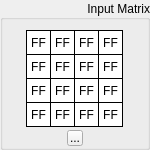
   <widget class="QGroupBox" name="groupInput">
    <property name="geometry">
     <rect>
      <x>20</x>
      <y>20</y>
      <width>150</width>
      <height>150</height>
     </rect>
    </property>
    <property name="sizePolicy">
     <sizepolicy hsizetype="Fixed" vsizetype="Fixed">
      <horstretch>0</horstretch>
      <verstretch>0</verstretch>
     </sizepolicy>
    </property>
    <property name="styleSheet">
     <string notr="true"/>
    </property>
    <property name="title">
     <string>Input Matrix</string>
    </property>
    <property name="alignment">
     <set>Qt::AlignRight|Qt::AlignTrailing|Qt::AlignVCenter</set>
    </property>
    <widget class="QLabel" name="inputByte15">
     <property name="enabled">
      <bool>true</bool>
     </property>
     <property name="geometry">
      <rect>
       <x>98</x>
       <y>102</y>
       <width>25</width>
       <height>25</height>
      </rect>
     </property>
     <property name="sizePolicy">
      <sizepolicy hsizetype="Fixed" vsizetype="Fixed">
       <horstretch>0</horstretch>
       <verstretch>0</verstretch>
      </sizepolicy>
     </property>
     <property name="font">
      <font>
       <kerning>true</kerning>
      </font>
     </property>
     <property name="layoutDirection">
      <enum>Qt::LeftToRight</enum>
     </property>
     <property name="styleSheet">
      <string notr="true">QLabel {
	 border-width: 1px;
     border-style: solid;
     border-color: black; 
     background-color: white;
}</string>
     </property>
     <property name="text">
      <string>FF</string>
     </property>
     <property name="alignment">
      <set>Qt::AlignCenter</set>
     </property>
    </widget>
    <widget class="QLabel" name="inputByte13">
     <property name="enabled">
      <bool>true</bool>
     </property>
     <property name="geometry">
      <rect>
       <x>98</x>
       <y>54</y>
       <width>25</width>
       <height>25</height>
      </rect>
     </property>
     <property name="sizePolicy">
      <sizepolicy hsizetype="Fixed" vsizetype="Fixed">
       <horstretch>0</horstretch>
       <verstretch>0</verstretch>
      </sizepolicy>
     </property>
     <property name="font">
      <font>
       <kerning>true</kerning>
      </font>
     </property>
     <property name="layoutDirection">
      <enum>Qt::LeftToRight</enum>
     </property>
     <property name="styleSheet">
      <string notr="true">QLabel {
	 border-width: 1px;
     border-style: solid;
     border-color: black; 
     background-color: white;
}</string>
     </property>
     <property name="text">
      <string>FF</string>
     </property>
     <property name="alignment">
      <set>Qt::AlignCenter</set>
     </property>
    </widget>
    <widget class="QLabel" name="inputByte14">
     <property name="enabled">
      <bool>true</bool>
     </property>
     <property name="geometry">
      <rect>
       <x>98</x>
       <y>78</y>
       <width>25</width>
       <height>25</height>
      </rect>
     </property>
     <property name="sizePolicy">
      <sizepolicy hsizetype="Fixed" vsizetype="Fixed">
       <horstretch>0</horstretch>
       <verstretch>0</verstretch>
      </sizepolicy>
     </property>
     <property name="font">
      <font>
       <kerning>true</kerning>
      </font>
     </property>
     <property name="layoutDirection">
      <enum>Qt::LeftToRight</enum>
     </property>
     <property name="styleSheet">
      <string notr="true">QLabel {
	 border-width: 1px;
     border-style: solid;
     border-color: black; 
     background-color: white;
}</string>
     </property>
     <property name="text">
      <string>FF</string>
     </property>
     <property name="alignment">
      <set>Qt::AlignCenter</set>
     </property>
    </widget>
    <widget class="QLabel" name="inputByte06">
     <property name="enabled">
      <bool>true</bool>
     </property>
     <property name="geometry">
      <rect>
       <x>50</x>
       <y>78</y>
       <width>25</width>
       <height>25</height>
      </rect>
     </property>
     <property name="sizePolicy">
      <sizepolicy hsizetype="Fixed" vsizetype="Fixed">
       <horstretch>0</horstretch>
       <verstretch>0</verstretch>
      </sizepolicy>
     </property>
     <property name="font">
      <font>
       <kerning>true</kerning>
      </font>
     </property>
     <property name="layoutDirection">
      <enum>Qt::LeftToRight</enum>
     </property>
     <property name="styleSheet">
      <string notr="true">QLabel {
	 border-width: 1px;
     border-style: solid;
     border-color: black; 
     background-color: white;
}</string>
     </property>
     <property name="text">
      <string>FF</string>
     </property>
     <property name="alignment">
      <set>Qt::AlignCenter</set>
     </property>
    </widget>
    <widget class="QLabel" name="inputByte04">
     <property name="enabled">
      <bool>true</bool>
     </property>
     <property name="geometry">
      <rect>
       <x>50</x>
       <y>30</y>
       <width>25</width>
       <height>25</height>
      </rect>
     </property>
     <property name="sizePolicy">
      <sizepolicy hsizetype="Fixed" vsizetype="Fixed">
       <horstretch>0</horstretch>
       <verstretch>0</verstretch>
      </sizepolicy>
     </property>
     <property name="font">
      <font>
       <kerning>true</kerning>
      </font>
     </property>
     <property name="layoutDirection">
      <enum>Qt::LeftToRight</enum>
     </property>
     <property name="styleSheet">
      <string notr="true">QLabel {
	 border-width: 1px;
     border-style: solid;
     border-color: black; 
     background-color: white;
}</string>
     </property>
     <property name="text">
      <string>FF</string>
     </property>
     <property name="alignment">
      <set>Qt::AlignCenter</set>
     </property>
    </widget>
    <widget class="QLabel" name="inputByte02">
     <property name="enabled">
      <bool>true</bool>
     </property>
     <property name="geometry">
      <rect>
       <x>26</x>
       <y>78</y>
       <width>25</width>
       <height>25</height>
      </rect>
     </property>
     <property name="sizePolicy">
      <sizepolicy hsizetype="Fixed" vsizetype="Fixed">
       <horstretch>0</horstretch>
       <verstretch>0</verstretch>
      </sizepolicy>
     </property>
     <property name="font">
      <font>
       <kerning>true</kerning>
      </font>
     </property>
     <property name="layoutDirection">
      <enum>Qt::LeftToRight</enum>
     </property>
     <property name="styleSheet">
      <string notr="true">QLabel {
	 border-width: 1px;
     border-style: solid;
     border-color: black; 
     background-color: white;
}</string>
     </property>
     <property name="text">
      <string>FF</string>
     </property>
     <property name="alignment">
      <set>Qt::AlignCenter</set>
     </property>
    </widget>
    <widget class="QLabel" name="inputByte10">
     <property name="enabled">
      <bool>true</bool>
     </property>
     <property name="geometry">
      <rect>
       <x>74</x>
       <y>78</y>
       <width>25</width>
       <height>25</height>
      </rect>
     </property>
     <property name="sizePolicy">
      <sizepolicy hsizetype="Fixed" vsizetype="Fixed">
       <horstretch>0</horstretch>
       <verstretch>0</verstretch>
      </sizepolicy>
     </property>
     <property name="font">
      <font>
       <kerning>true</kerning>
      </font>
     </property>
     <property name="layoutDirection">
      <enum>Qt::LeftToRight</enum>
     </property>
     <property name="styleSheet">
      <string notr="true">QLabel {
	 border-width: 1px;
     border-style: solid;
     border-color: black; 
     background-color: white;
}</string>
     </property>
     <property name="text">
      <string>FF</string>
     </property>
     <property name="alignment">
      <set>Qt::AlignCenter</set>
     </property>
    </widget>
    <widget class="QLabel" name="inputByte09">
     <property name="enabled">
      <bool>true</bool>
     </property>
     <property name="geometry">
      <rect>
       <x>74</x>
       <y>54</y>
       <width>25</width>
       <height>25</height>
      </rect>
     </property>
     <property name="sizePolicy">
      <sizepolicy hsizetype="Fixed" vsizetype="Fixed">
       <horstretch>0</horstretch>
       <verstretch>0</verstretch>
      </sizepolicy>
     </property>
     <property name="font">
      <font>
       <kerning>true</kerning>
      </font>
     </property>
     <property name="layoutDirection">
      <enum>Qt::LeftToRight</enum>
     </property>
     <property name="styleSheet">
      <string notr="true">QLabel {
	 border-width: 1px;
     border-style: solid;
     border-color: black; 
     background-color: white;
}</string>
     </property>
     <property name="text">
      <string>FF</string>
     </property>
     <property name="alignment">
      <set>Qt::AlignCenter</set>
     </property>
    </widget>
    <widget class="QLabel" name="inputByte01">
     <property name="enabled">
      <bool>true</bool>
     </property>
     <property name="geometry">
      <rect>
       <x>26</x>
       <y>54</y>
       <width>25</width>
       <height>25</height>
      </rect>
     </property>
     <property name="sizePolicy">
      <sizepolicy hsizetype="Fixed" vsizetype="Fixed">
       <horstretch>0</horstretch>
       <verstretch>0</verstretch>
      </sizepolicy>
     </property>
     <property name="font">
      <font>
       <kerning>true</kerning>
      </font>
     </property>
     <property name="layoutDirection">
      <enum>Qt::LeftToRight</enum>
     </property>
     <property name="styleSheet">
      <string notr="true">QLabel {
	 border-width: 1px;
     border-style: solid;
     border-color: black; 
     background-color: white;
}</string>
     </property>
     <property name="text">
      <string>FF</string>
     </property>
     <property name="alignment">
      <set>Qt::AlignCenter</set>
     </property>
    </widget>
    <widget class="QLabel" name="inputByte08">
     <property name="enabled">
      <bool>true</bool>
     </property>
     <property name="geometry">
      <rect>
       <x>74</x>
       <y>30</y>
       <width>25</width>
       <height>25</height>
      </rect>
     </property>
     <property name="sizePolicy">
      <sizepolicy hsizetype="Fixed" vsizetype="Fixed">
       <horstretch>0</horstretch>
       <verstretch>0</verstretch>
      </sizepolicy>
     </property>
     <property name="font">
      <font>
       <kerning>true</kerning>
      </font>
     </property>
     <property name="layoutDirection">
      <enum>Qt::LeftToRight</enum>
     </property>
     <property name="styleSheet">
      <string notr="true">QLabel {
	 border-width: 1px;
     border-style: solid;
     border-color: black; 
     background-color: white;
}</string>
     </property>
     <property name="text">
      <string>FF</string>
     </property>
     <property name="alignment">
      <set>Qt::AlignCenter</set>
     </property>
    </widget>
    <widget class="QLabel" name="inputByte00">
     <property name="enabled">
      <bool>true</bool>
     </property>
     <property name="geometry">
      <rect>
       <x>26</x>
       <y>30</y>
       <width>25</width>
       <height>25</height>
      </rect>
     </property>
     <property name="sizePolicy">
      <sizepolicy hsizetype="Fixed" vsizetype="Fixed">
       <horstretch>0</horstretch>
       <verstretch>0</verstretch>
      </sizepolicy>
     </property>
     <property name="font">
      <font>
       <kerning>true</kerning>
      </font>
     </property>
     <property name="layoutDirection">
      <enum>Qt::LeftToRight</enum>
     </property>
     <property name="styleSheet">
      <string notr="true">QLabel {
	 border-width: 1px;
     border-style: solid;
     border-color: black; 
     background-color: white;
}</string>
     </property>
     <property name="text">
      <string>FF</string>
     </property>
     <property name="alignment">
      <set>Qt::AlignCenter</set>
     </property>
     <property name="wordWrap">
      <bool>false</bool>
     </property>
    </widget>
    <widget class="QLabel" name="inputByte07">
     <property name="enabled">
      <bool>true</bool>
     </property>
     <property name="geometry">
      <rect>
       <x>50</x>
       <y>102</y>
       <width>25</width>
       <height>25</height>
      </rect>
     </property>
     <property name="sizePolicy">
      <sizepolicy hsizetype="Fixed" vsizetype="Fixed">
       <horstretch>0</horstretch>
       <verstretch>0</verstretch>
      </sizepolicy>
     </property>
     <property name="font">
      <font>
       <kerning>true</kerning>
      </font>
     </property>
     <property name="layoutDirection">
      <enum>Qt::LeftToRight</enum>
     </property>
     <property name="styleSheet">
      <string notr="true">QLabel {
	 border-width: 1px;
     border-style: solid;
     border-color: black; 
     background-color: white;
}</string>
     </property>
     <property name="text">
      <string>FF</string>
     </property>
     <property name="alignment">
      <set>Qt::AlignCenter</set>
     </property>
    </widget>
    <widget class="QLabel" name="inputByte12">
     <property name="enabled">
      <bool>true</bool>
     </property>
     <property name="geometry">
      <rect>
       <x>98</x>
       <y>30</y>
       <width>25</width>
       <height>25</height>
      </rect>
     </property>
     <property name="sizePolicy">
      <sizepolicy hsizetype="Fixed" vsizetype="Fixed">
       <horstretch>0</horstretch>
       <verstretch>0</verstretch>
      </sizepolicy>
     </property>
     <property name="font">
      <font>
       <kerning>true</kerning>
      </font>
     </property>
     <property name="layoutDirection">
      <enum>Qt::LeftToRight</enum>
     </property>
     <property name="styleSheet">
      <string notr="true">QLabel {
	 border-width: 1px;
     border-style: solid;
     border-color: black; 
     background-color: white;
}</string>
     </property>
     <property name="text">
      <string>FF</string>
     </property>
     <property name="alignment">
      <set>Qt::AlignCenter</set>
     </property>
    </widget>
    <widget class="QLabel" name="inputByte03">
     <property name="enabled">
      <bool>true</bool>
     </property>
     <property name="geometry">
      <rect>
       <x>26</x>
       <y>102</y>
       <width>25</width>
       <height>25</height>
      </rect>
     </property>
     <property name="sizePolicy">
      <sizepolicy hsizetype="Fixed" vsizetype="Fixed">
       <horstretch>0</horstretch>
       <verstretch>0</verstretch>
      </sizepolicy>
     </property>
     <property name="font">
      <font>
       <kerning>true</kerning>
      </font>
     </property>
     <property name="layoutDirection">
      <enum>Qt::LeftToRight</enum>
     </property>
     <property name="styleSheet">
      <string notr="true">QLabel {
	 border-width: 1px;
     border-style: solid;
     border-color: black; 
     background-color: white;
}</string>
     </property>
     <property name="text">
      <string>FF</string>
     </property>
     <property name="alignment">
      <set>Qt::AlignCenter</set>
     </property>
    </widget>
    <widget class="QLabel" name="inputByte11">
     <property name="enabled">
      <bool>true</bool>
     </property>
     <property name="geometry">
      <rect>
       <x>74</x>
       <y>102</y>
       <width>25</width>
       <height>25</height>
      </rect>
     </property>
     <property name="sizePolicy">
      <sizepolicy hsizetype="Fixed" vsizetype="Fixed">
       <horstretch>0</horstretch>
       <verstretch>0</verstretch>
      </sizepolicy>
     </property>
     <property name="font">
      <font>
       <kerning>true</kerning>
      </font>
     </property>
     <property name="layoutDirection">
      <enum>Qt::LeftToRight</enum>
     </property>
     <property name="styleSheet">
      <string notr="true">QLabel {
	 border-width: 1px;
     border-style: solid;
     border-color: black; 
     background-color: white;
}</string>
     </property>
     <property name="text">
      <string>FF</string>
     </property>
     <property name="alignment">
      <set>Qt::AlignCenter</set>
     </property>
    </widget>
    <widget class="QLabel" name="inputByte05">
     <property name="enabled">
      <bool>true</bool>
     </property>
     <property name="geometry">
      <rect>
       <x>50</x>
       <y>54</y>
       <width>25</width>
       <height>25</height>
      </rect>
     </property>
     <property name="sizePolicy">
      <sizepolicy hsizetype="Fixed" vsizetype="Fixed">
       <horstretch>0</horstretch>
       <verstretch>0</verstretch>
      </sizepolicy>
     </property>
     <property name="font">
      <font>
       <kerning>true</kerning>
      </font>
     </property>
     <property name="layoutDirection">
      <enum>Qt::LeftToRight</enum>
     </property>
     <property name="styleSheet">
      <string notr="true">QLabel {
	 border-width: 1px;
     border-style: solid;
     border-color: black; 
     background-color: white;
}</string>
     </property>
     <property name="text">
      <string>FF</string>
     </property>
     <property name="alignment">
      <set>Qt::AlignCenter</set>
     </property>
    </widget>
    <widget class="QToolButton" name="btnEditInput">
     <property name="geometry">
      <rect>
       <x>67</x>
       <y>130</y>
       <width>16</width>
       <height>16</height>
      </rect>
     </property>
     <property name="toolTip">
      <string>Set Input</string>
     </property>
     <property name="text">
      <string>...</string>
     </property>
    </widget>
   </widget>
